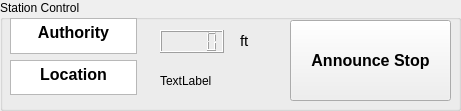
     <widget class="QGroupBox" name="groupBox">
      <property name="geometry">
       <rect>
        <x>20</x>
        <y>240</y>
        <width>461</width>
        <height>111</height>
       </rect>
      </property>
      <property name="title">
       <string>Station Control</string>
      </property>
      <widget class="QLCDNumber" name="authority_display">
       <property name="geometry">
        <rect>
         <x>160</x>
         <y>30</y>
         <width>64</width>
         <height>23</height>
        </rect>
       </property>
      </widget>
      <widget class="QLabel" name="station_display">
       <property name="geometry">
        <rect>
         <x>160</x>
         <y>60</y>
         <width>121</width>
         <height>41</height>
        </rect>
       </property>
       <property name="text">
        <string>TextLabel</string>
       </property>
      </widget>
      <widget class="QTextBrowser" name="location_txt">
       <property name="geometry">
        <rect>
         <x>10</x>
         <y>60</y>
         <width>127</width>
         <height>35</height>
        </rect>
       </property>
       <property name="html">
        <string>&lt;!DOCTYPE HTML PUBLIC &quot;-//W3C//DTD HTML 4.0//EN&quot; &quot;http://www.w3.org/TR/REC-html40/strict.dtd&quot;&gt;
&lt;html&gt;&lt;head&gt;&lt;meta name=&quot;qrichtext&quot; content=&quot;1&quot; /&gt;&lt;meta charset=&quot;utf-8&quot; /&gt;&lt;style type=&quot;text/css&quot;&gt;
p, li { white-space: pre-wrap; }
hr { height: 1px; border-width: 0; }
li.unchecked::marker { content: &quot;\2610&quot;; }
li.checked::marker { content: &quot;\2612&quot;; }
&lt;/style&gt;&lt;/head&gt;&lt;body style=&quot; font-family:'Segoe UI'; font-size:9pt; font-weight:400; font-style:normal;&quot;&gt;
&lt;p align=&quot;center&quot; style=&quot; margin-top:0px; margin-bottom:0px; margin-left:0px; margin-right:0px; -qt-block-indent:0; text-indent:0px;&quot;&gt;&lt;span style=&quot; font-size:12pt; font-weight:700;&quot;&gt;Location&lt;/span&gt;&lt;/p&gt;&lt;/body&gt;&lt;/html&gt;</string>
       </property>
      </widget>
      <widget class="QTextBrowser" name="authority_txt">
       <property name="geometry">
        <rect>
         <x>10</x>
         <y>18</y>
         <width>127</width>
         <height>36</height>
        </rect>
       </property>
       <property name="html">
        <string>&lt;!DOCTYPE HTML PUBLIC &quot;-//W3C//DTD HTML 4.0//EN&quot; &quot;http://www.w3.org/TR/REC-html40/strict.dtd&quot;&gt;
&lt;html&gt;&lt;head&gt;&lt;meta name=&quot;qrichtext&quot; content=&quot;1&quot; /&gt;&lt;meta charset=&quot;utf-8&quot; /&gt;&lt;style type=&quot;text/css&quot;&gt;
p, li { white-space: pre-wrap; }
hr { height: 1px; border-width: 0; }
li.unchecked::marker { content: &quot;\2610&quot;; }
li.checked::marker { content: &quot;\2612&quot;; }
&lt;/style&gt;&lt;/head&gt;&lt;body style=&quot; font-family:'Segoe UI'; font-size:9pt; font-weight:400; font-style:normal;&quot;&gt;
&lt;p align=&quot;center&quot; style=&quot; margin-top:0px; margin-bottom:0px; margin-left:0px; margin-right:0px; -qt-block-indent:0; text-indent:0px;&quot;&gt;&lt;span style=&quot; font-size:12pt; font-weight:700;&quot;&gt;Authority&lt;/span&gt;&lt;/p&gt;&lt;/body&gt;&lt;/html&gt;</string>
       </property>
      </widget>
      <widget class="QPushButton" name="station_button">
       <property name="geometry">
        <rect>
         <x>290</x>
         <y>20</y>
         <width>161</width>
         <height>81</height>
        </rect>
       </property>
       <property name="font">
        <font>
         <pointsize>12</pointsize>
         <bold>true</bold>
        </font>
       </property>
       <property name="text">
        <string>Announce Stop</string>
       </property>
      </widget>
      <widget class="QLabel" name="ft_txt">
       <property name="geometry">
        <rect>
         <x>240</x>
         <y>30</y>
         <width>31</width>
         <height>21</height>
        </rect>
       </property>
       <property name="font">
        <font>
         <pointsize>11</pointsize>
        </font>
       </property>
       <property name="text">
        <string>ft</string>
       </property>
      </widget>
     </widget>
